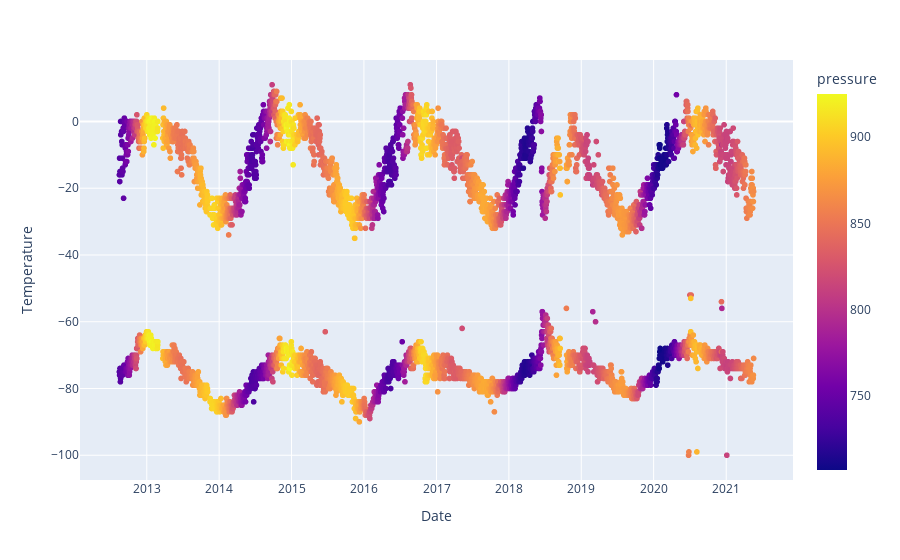

The notebook cell saved with this chart:
### Code cell
fig = px.scatter(mars_weather_df_cleaned, 
              x="terrestrial_date", 
              y=["min_temp", "max_temp"], 
              labels= {
                  "terrestrial_date": "Date",
                  "value": "Temperature"
              },
              color="pressure"
             )

fig.show()

### Figure 1 — Plotly figure (JSON) as saved in the notebook; plotly's stock layout.template omitted (floating-point values rounded to 4 significant figures; data arrays with more than 128 entries replaced by an {"elided": "..."} marker saying what was removed)
{"data": [{"hovertemplate": "Date=%{x}<br>Temperature=%{y}<br>pressure=%{marker.color}<extra></extra>", "legendgroup": "", "marker": {"color": {"elided": "5900 int values"}, "coloraxis": "coloraxis", "symbol": "circle"}, "mode": "markers", "name": "", "showlegend": false, "type": "scattergl", "x": {"elided": "5900 str values"}, "xaxis": "x", "y": {"elided": "5900 int values"}, "yaxis": "y"}], "layout": {"coloraxis": {"colorbar": {"title": {"text": "pressure"}}, "colorscale": [[0, "#0d0887"], [0.1111, "#46039f"], [0.2222, "#7201a8"], [0.3333, "#9c179e"], [0.4444, "#bd3786"], [0.5556, "#d8576b"], [0.6667, "#ed7953"], [0.7778, "#fb9f3a"], [0.8889, "#fdca26"], [1, "#f0f921"]]}, "legend": {"tracegroupgap": 0}, "margin": {"t": 60}, "xaxis": {"anchor": "y", "domain": [0, 1], "title": {"text": "Date"}}, "yaxis": {"anchor": "x", "domain": [0, 1], "title": {"text": "Temperature"}}}}
